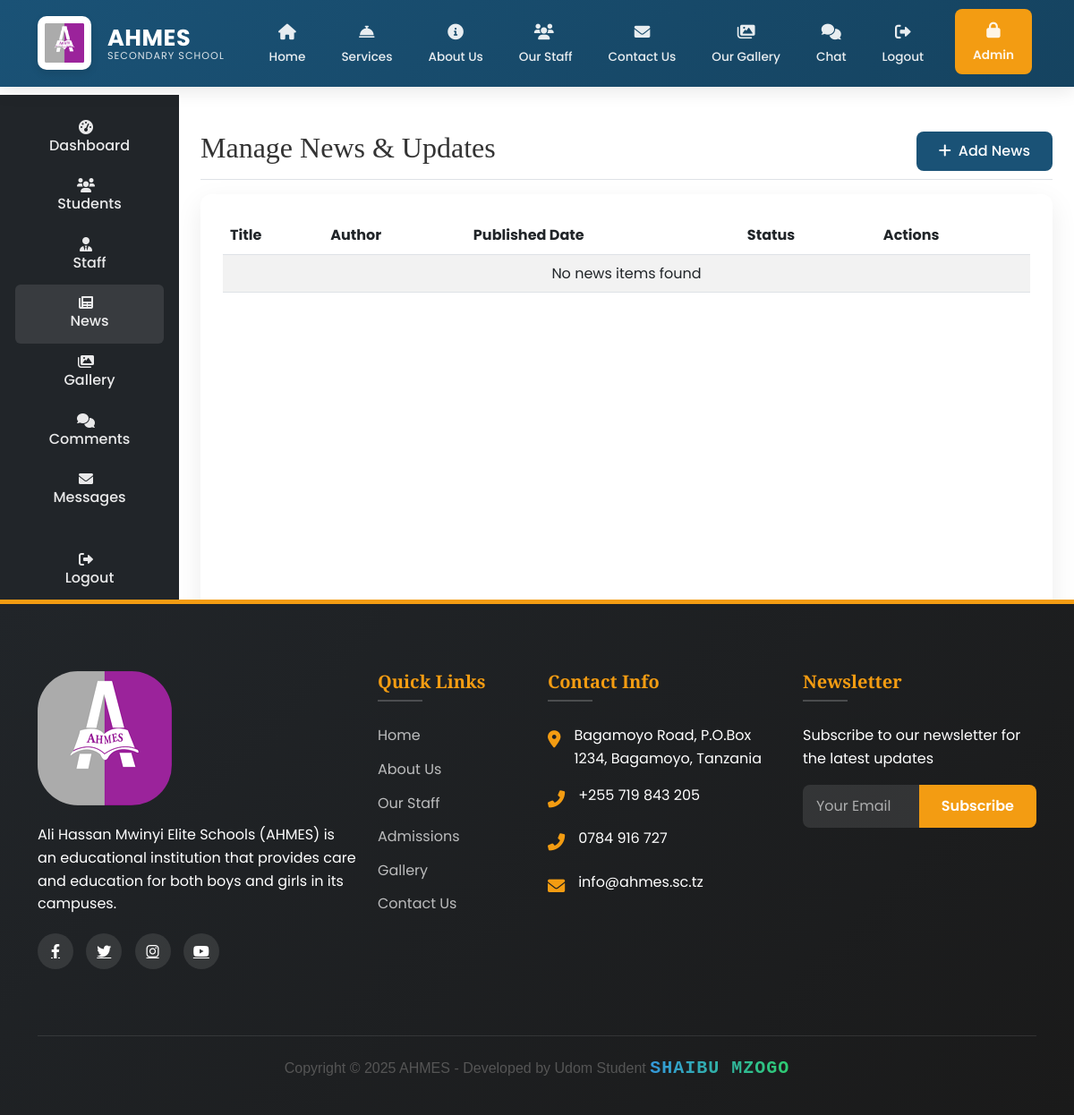
The page /ad/news/ (signed in) on the database as committed earlier.
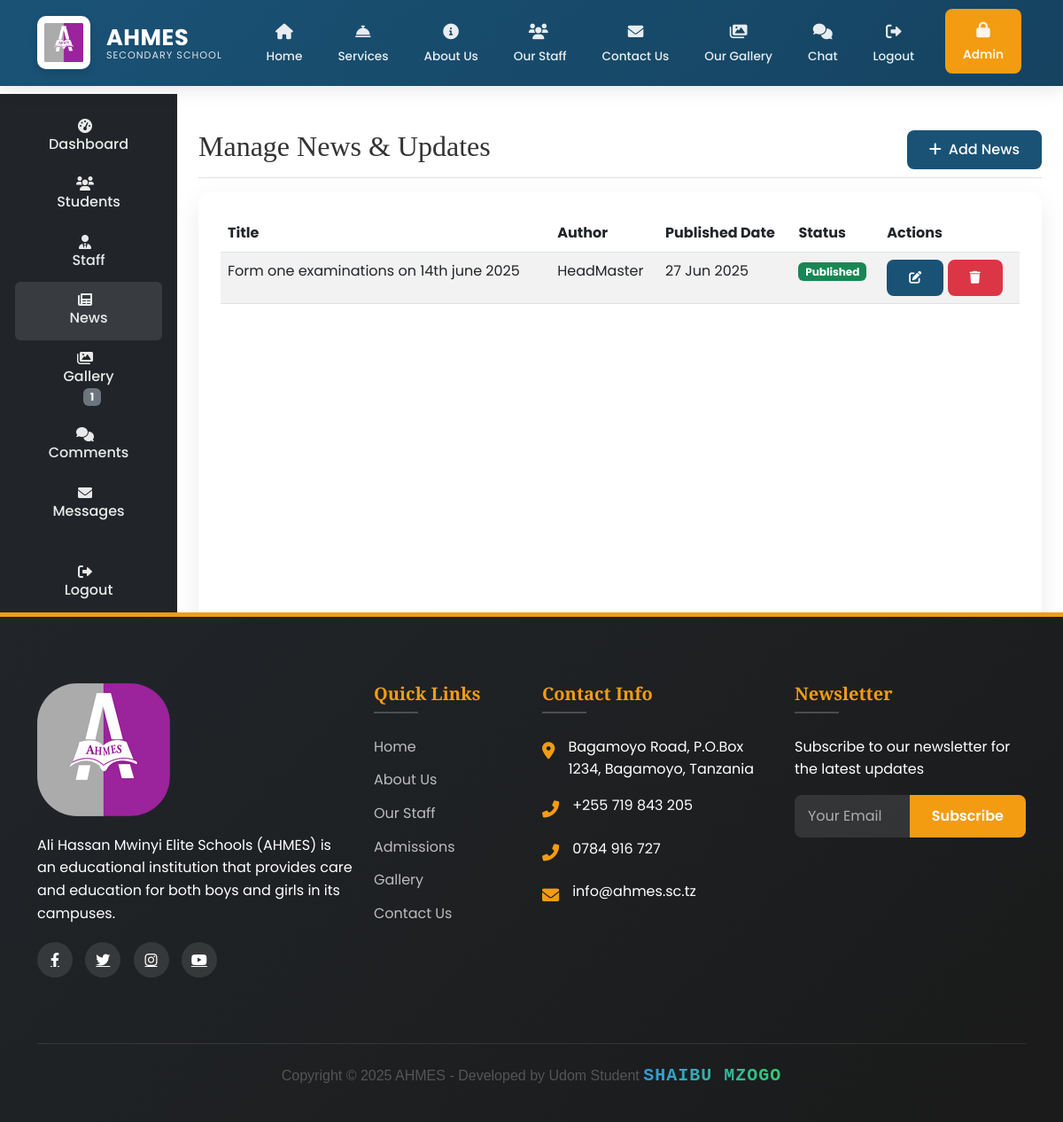
The same page on the database as committed later.
### main/models.py (models this page shows, shortened)
class News(models.Model):
    title = models.CharField(max_length=200)
    content = models.TextField()
    image = CloudinaryField('news', folder="school/news",
                          transformation={'quality': 'auto:good'})
    author = models.ForeignKey(
        User,
        on_delete=models.CASCADE,
        related_name='news_posts'
    )
    published_date = models.DateTimeField(auto_now_add=True)
    updated_date = models.DateTimeField(auto_now=True)
    is_published = models.BooleanField(default=True)
    class Meta:
        ordering = ['-published_date']
        verbose_name = 'News'
        verbose_name_plural = 'News'

class User(AbstractUser):
    is_admin = models.BooleanField(default=False)
    is_staff_member = models.BooleanField(default=False)
    groups = models.ManyToManyField(
        Group,
        verbose_name=_('groups'),
        blank=True,
        help_text=_(
            'The groups this user belongs to. A user will get all permissions '
            'granted to each of their groups.'
        ),
        related_name="custom_user_set",
        related_query_name="user",
    )
    user_permissions = models.ManyToManyField(
        Permission,
        verbose_name=_('user permissions'),
        blank=True,
        help_text=_('Specific permissions for this user.'),
        related_name="custom_user_set",
        related_query_name="user",
    )
    class Meta:
        swappable = 'AUTH_USER_MODEL'
        db_table = 'auth_user'

### main/views.py (the view)
# urls.py: path('ad/news/', views.manage_news, name='manage_news'),
@login_required
@user_passes_test(is_admin)
def manage_news(request):
    news_items = News.objects.all().order_by('-published_date')
    return render(request, 'main/manage_news.html', {'news_items': news_items})

### main/context_processors.py (called while the page is built)
def admin_counts(request):
    if request.user.is_authenticated and request.user.is_admin:
        return {
            'pending_comments': Comment.objects.filter(is_approved=False).count(),
            'gallery_count': Gallery.objects.count(),
        }
    return {}

### main/views.py (called while the page is built)
def is_admin(user):
    return user.is_authenticated and user.is_admin

### main/templates/main/manage_news.html
{% extends 'main/base.html' %}
{% load static %}
{% block content %}
<div class="container-fluid">
  <div class="row">
    {% include 'main/sidebar.html' %}
    <main class="col-md-9 ms-sm-auto col-lg-10 px-md-4 py-4">
      <div class="d-flex justify-content-between flex-wrap flex-md-nowrap align-items-center pt-3 pb-2 mb-3 border-bottom">
        <h1 class="h2">Manage News & Updates</h1>
        <div class="btn-toolbar mb-2 mb-md-0">
          <a href="{% url 'add_news' %}" class="btn btn-primary">
            <i class="fas fa-plus me-1"></i> Add News
          </a>
        </div>
      </div>
      <div class="card">
        <div class="card-body">
          <div class="table-responsive">
            <table class="table table-striped table-hover">
              <thead>
                <tr>
                  <th>Title</th>
                  <th>Author</th>
                  <th>Published Date</th>
                  <th>Status</th>
                  <th>Actions</th>
                </tr>
              </thead>
              <tbody>
                {% for news in news_items %}
                <tr>
                  <td>{{ news.title }}</td>
                  <td>{{ news.author.username }}</td>
                  <td>{{ news.published_date|date:"d M Y" }}</td>
                  <td>
                    {% if news.is_published %}
                    <span class="badge bg-success">Published</span>
                    {% else %}
                    <span class="badge bg-warning text-dark">Draft</span>
                    {% endif %}
                  </td>
                  <td>
                    <a href="{% url 'edit_news' news.pk %}" class="btn btn-sm btn-primary">
                      <i class="fas fa-edit"></i>
                    </a>
                    <a href="{% url 'delete_news' news.pk %}" class="btn btn-sm btn-danger">
                      <i class="fas fa-trash"></i>
                    </a>
                  </td>
                </tr>
                {% empty %}
                <tr>
                  <td colspan="5" class="text-center">No news items found</td>
                </tr>
                {% endfor %}
              </tbody>
            </table>
          </div>
        </div>
      </div>
    </main>
  </div>
</div>
{% endblock %}

Rows that differ between the two databases and show on the page:
added News: title "Form one examinations on 14th june 2025", author.username "HeadMaster", published_date "27 Jun 2025", is_published "Published"
Other text that changed with them:
{{ gallery_count }}: (not shown) → "1"
text no longer shown: "No news items found"
